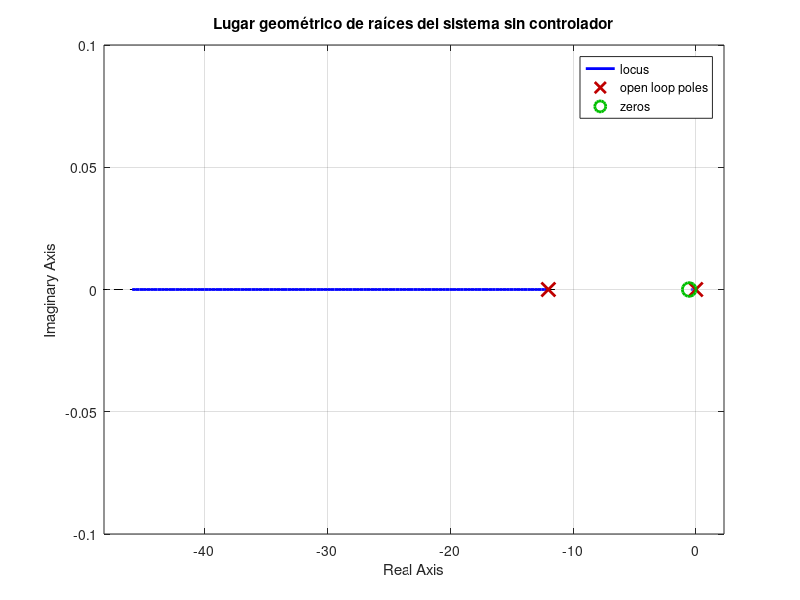

Write the MATLAB code that produced this figure. (Note: this script raises an error after producing the figure.)
% Función de transferencia del sistema
num = [0.393 0.2155];
den = [1 12.02 0.1393];
G = tf(num, den);

% Cálculo del lugar geométrico de raíces del sistema
figure;
rlocus(G);
title('Lugar geométrico de raíces del sistema sin controlador');

% Diseño del controlador
zeta = 0.9; % Factor de amortiguamiento deseado
wn = 8.0; % Frecuencia natural deseada
C = (s^2+2*zeta*wn*s+wn^2)/(0.1*s+1);

% Cálculo del lugar geométrico de raíces del sistema con controlador
figure;
rlocus(C*G);
title('Lugar geométrico de raíces del sistema con controlador');

% Respuesta del sistema a una entrada escalón unitario
T1 = feedback(C*G, 1);
figure;
step(T1);
title('Respuesta del sistema a una entrada escalón unitario');

% Respuesta del sistema a una entrada rampa
T2 = feedback(C*G/s, 1);
figure;
step(T2);
title('Respuesta del sistema a una entrada rampa');
